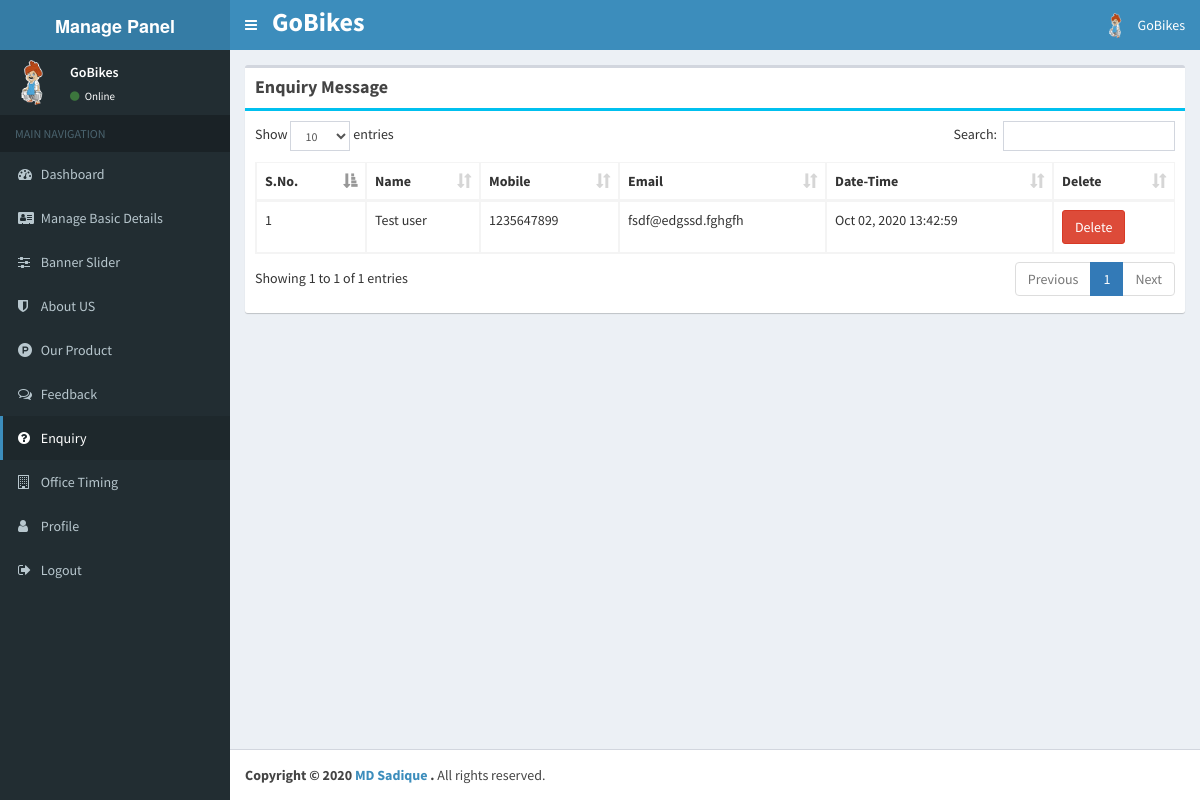
The app's page /admin/home/enquiry.php (signed in) with its own data.
### tables this page shows
CREATE TABLE `tc_contact` (
  `id` int(11) NOT NULL,
  `login_id` varchar(333) NOT NULL,
  `name` varchar(555) NOT NULL,
  `email` varchar(333) NOT NULL,
  `mobile` varchar(333) NOT NULL,
  `phone` varchar(333) NOT NULL,
  `youtube` varchar(555) NOT NULL,
  `facebook` varchar(555) NOT NULL,
  `address` text NOT NULL,
  `logo` varchar(555) NOT NULL,
  `date_time` varchar(333) NOT NULL,
  `date` date NOT NULL
);

CREATE TABLE `add_customer` (
  `id` int(11) NOT NULL,
  `login_id` varchar(333) NOT NULL,
  `name` varchar(333) NOT NULL,
  `mobile` varchar(333) NOT NULL,
  `email` varchar(333) NOT NULL,
  `website` varchar(333) NOT NULL,
  `img` varchar(555) DEFAULT NULL,
  `status` int(11) NOT NULL
);

CREATE TABLE `tc_enquiry` (
  `id` int(11) NOT NULL,
  `domain_id` varchar(333) NOT NULL,
  `name` varchar(333) NOT NULL,
  `mobile` varchar(333) NOT NULL,
  `email` varchar(333) NOT NULL,
  `msg` text NOT NULL,
  `date_time` varchar(555) NOT NULL,
  `date` date NOT NULL
);

### function/function.php (called while the page is built, shortened)
<?php
    function secureData($value){
        return str_replace("'", "\'", htmlspecialchars($value));
    }
?>

### admin/home/enquiry.php (the view, shortened to what this page needs)
<?php include '../header.php'; ?>
<div class="content-wrapper">
	<section class="content">
		<div class="row">
            <div class="col-md-12">
				<div class="box">
					<div class="box-header">
						<h3 class="box-title"><b>Enquiry Message</b></h3>
					</div>
					<div class="box-body box box-info">
                        <div class="table-responsive">
						<table class="table table-bordered example1">
							<thead>
							  <tr>
								<th>S.No.</th>
								<th>Name</th>
								<th>Mobile</th>
								<th>Email</th>
								<th>Date-Time</th>
								<th>Delete</th>
							  </tr>
							</thead>
							<tbody>
								<?php
									$vv1 = "SELECT * FROM `tc_enquiry` WHERE `domain_id` = '$login_id' ORDER BY id DESC";
									$tt1 = mysqli_query($conn,$vv1);
									$i = 1;
									while($nn1 = mysqli_fetch_array($tt1)){
								?>
								<tr>
									<td><?php echo $i; ?></td>
									<td><?php echo $nn1['name']; ?></td>
									<td><?php echo $nn1['mobile']; ?></td>
									<td><?php echo $nn1['email']; ?></td>
									<td><?php echo $nn1['date_time'];?></td>
									<td><form method="post" action=""><button type="submit" name="del" class="btn btn-danger" value="<?php echo $nn1['id'];?>" onClick="return confirm('Are you sure, you want to delete?')">Delete</button></form></td>
								</tr>
								<?php
								$i++;
								}?>
							</tbody>
						</table>
					    </div>
					</div>
				</div>
			</div>
		</div>
	</section>
</div>
<?php include '../footer.php'; ?>

### admin/header.php (shortened to what this page needs)
<?php session_start(); include('../../superadmin/dbconnect.php');
	require('../../function/function.php');
?>
<?php
	$we = "SELECT * FROM `tc_contact` WHERE `login_id` = '$_SESSION[id]'";
	$we2 = mysqli_query($conn,$we);
	$web = mysqli_fetch_array($we2);
	$wep = "SELECT * FROM `add_customer` WHERE `login_id` = '$_SESSION[id]'";
	$we2p = mysqli_query($conn,$wep);
	$webp = mysqli_fetch_array($we2p);
	$login_id = secureData($_SESSION['id']);
?>
<!DOCTYPE html>
<html>
	<head>
		<link rel="stylesheet" href="../bootstrap/css/bootstrap.min.css">
		<link rel="stylesheet" href="https://cdnjs.cloudflare.com/ajax/libs/font-awesome/4.5.0/css/font-awesome.min.css">
		<link rel="stylesheet" href="https://cdnjs.cloudflare.com/ajax/libs/ionicons/2.0.1/css/ionicons.min.css">
		<link rel="stylesheet" href="../plugins/datatables/dataTables.bootstrap.css">
		<link rel="stylesheet" href="../plugins/datepicker/datepicker3.css">
		<link rel="stylesheet" href="../plugins/timepicker/bootstrap-timepicker.min.css">
		<link rel="stylesheet" href="../plugins/iCheck/all.css">
		<link rel="stylesheet" href="../plugins/select2/select2.min.css">
		<link rel="stylesheet" href="../dist/css/AdminLTE.min.css">
		<link rel="stylesheet" href="../dist/css/skins/_all-skins.min.css">
		<link rel="stylesheet" href="../multiselect/dist/css/bootstrap-multiselect.css" type="text/css"/>
		<link href="../sweetalert2/sweetalert.css" rel="stylesheet" />
		<link rel="stylesheet" href="https://cdnjs.cloudflare.com/ajax/libs/font-awesome/4.7.0/css/font-awesome.min.css">
	</head>
<body class="hold-transition skin-blue sidebar-mini fixed">
<div class="wrapper">
	<header class="main-header">
		<a href="" class="logo">
			<span class="logo-lg" style="font-size: 90%;"><b>Manage Panel</b></span>
		</a>
		<nav class="navbar navbar-static-top">
			<a href="#" class="sidebar-toggle" data-toggle="offcanvas" role="button">
			</a>
			<ul class="nav navbar-nav" style="margin-top: 3px;font-size: 26px;color: white;">
				<li class="user-header">
					<div class="pull-left">
						<a href="#" style="color: white;font-weight: bold;">
							<?php
								if($login_id != ''){ echo $web['name']; }
							?>
						</a>
					</div>
				</li>
			</ul>
			<div class="navbar-custom-menu">
				<ul class="nav navbar-nav">
					<li class="dropdown user user-menu">
						<a href="#" class="dropdown-toggle" data-toggle="dropdown">
							<img src="../img/<?php if($webp['img'] !=''){ echo $webp['img']; }else{ echo 'img_not_delete/dummy.png';}?>" class="user-image" >
							<span class="hidden-xs"><?php if($login_id != ''){ echo $web['name']; } ?></span>
						</a>
					</li>
				</ul>
			</div>
		</nav>
	</header>
	<aside class="main-sidebar">
		<section class="sidebar">
			<div class="user-panel">
				<div class="pull-left image">
					<img src="../img/<?php if($webp['img'] !='') { echo $webp['img']; }else{ echo 'img_not_delete/dummy.png';}?>" class="img-circle" alt="User Image" style="max-width: ;height:;">
				</div>
				<div class="pull-left info">
					<p><?php echo $webp['name'];?></p>
					<a href="#"><i class="fa fa-circle text-success"></i> Online</a>
				</div>
			  </div>
			<ul class="sidebar-menu">
				<li class="header">MAIN NAVIGATION</li>
				<?php
				$a = $_SERVER['HTTP_HOST'].$_SERVER['REQUEST_URI'];
				$b = $_SERVER['HTTP_HOST'].dirname($_SERVER['PHP_SELF']);
				 ?>
					<li <?php if( $a == $b.'/dashboard.php' ){ echo "class='active'"; }?>>
						<a href="../home/dashboard.php">
							<i class="fa fa-tachometer" aria-hidden="true"></i> <span>Dashboard</span>
						</a>
					</li>
					<li <?php if( $a == $b.'/contact.php' ){ echo "class='active'"; }?>>
						<a href="../home/contact.php">
							<i class="fa fa-address-card" aria-hidden="true"></i> <span>Manage Basic Details</span>
						</a>
					</li>
					<li <?php if( $a == $b.'/bannerslider.php' ){ echo "class='active'"; }?>>
						<a href="../home/bannerslider.php">
							<i class="fa fa-sliders" aria-hidden="true"></i> <span>Banner Slider</span>
						</a>
					</li>
					<li <?php if( $a == $b.'/about.php' ){ echo "class='active'"; }?>>
						<a href="../home/about.php">
							<i class="fa fa-shield" aria-hidden="true"></i> <span>About US</span>
						</a>
					</li>
					<li <?php if( $a == $b.'/ourproduct.php' ){ echo "class='active'"; }?>>
						<a href="../product/ourproduct.php">
							<i class="fa fa-product-hunt" aria-hidden="true"></i> <span>Our Product</span>
						</a>
					</li>
					<li <?php if( $a == $b.'/feedback.php' ){ echo "class='active'"; }?>>
						<a href="../home/feedback.php">
							<i class="fa fa-comments-o" aria-hidden="true"></i> <span>Feedback</span>
						</a>
					</li>
					<li <?php if( $a == $b.'/enquiry.php' ){ echo "class='active'"; }?>>
						<a href="../home/enquiry.php">
							<i class="fa fa-question-circle" aria-hidden="true"></i> <span>Enquiry</span>
						</a>
					</li>
					<li <?php if( $a == $b.'/officetime.php' ){ echo "class='active'"; }?>>
						<a href="../home/officetime.php">
							<i class="fa fa-building-o" aria-hidden="true"></i> <span>Office Timing</span>
						</a>
					</li>
					<li <?php if( $a == $b.'/profile.php' ){ echo "class='active'"; }?>>
						<a href="../home/profile.php">
							<i class="fa fa-user" aria-hidden="true"></i> <span>Profile</span>
						</a>
					</li>
					<li>
						<a href="../logout.php">
							<i class="fa fa-sign-out" aria-hidden="true"></i> <span>Logout</span>
						</a>
					</li>
			</ul>
		</section>
	</aside>

### records on screen
tc_contact: name "GoBikes"
add_customer: img (picture), name "GoBikes"
tc_enquiry: name "Test user", mobile "1235647899", email "fsdf@edgssd.fghgfh", date_time "Oct 02, 2020 13:42:59", $nn1['id'] 2 (drawn)
